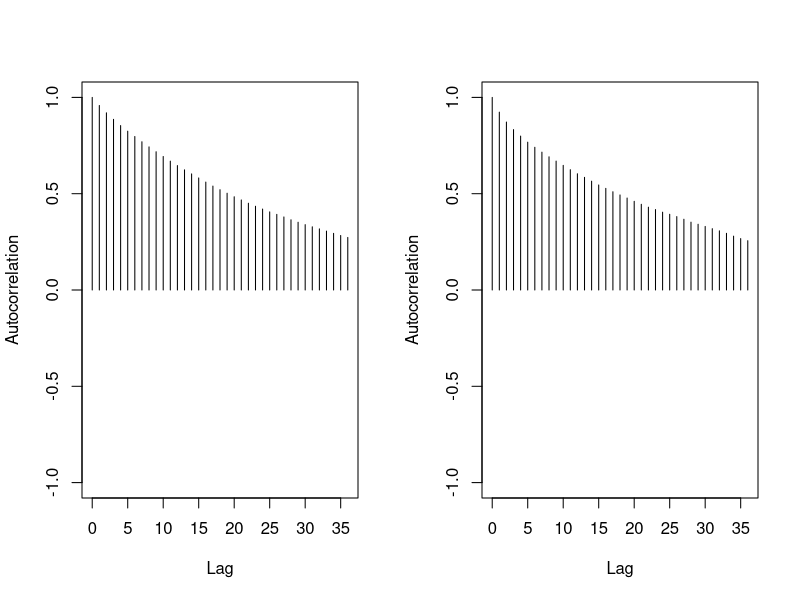
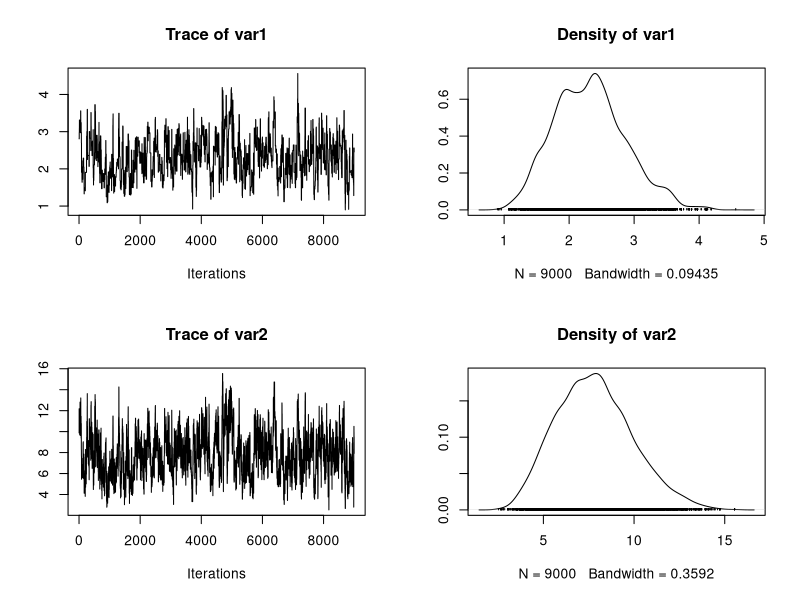
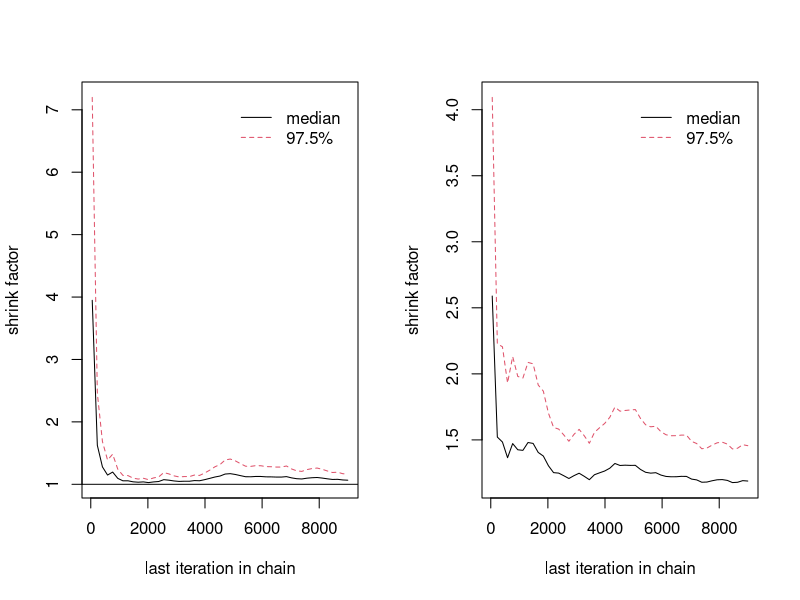
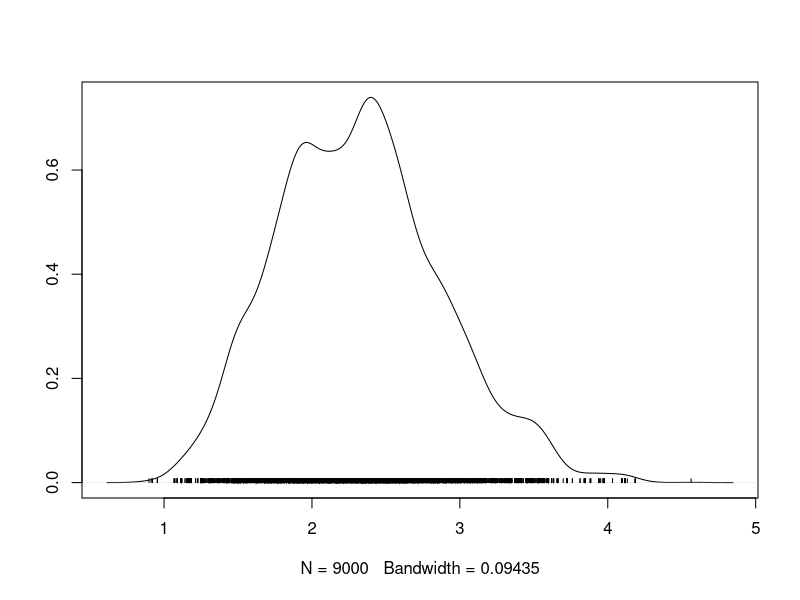
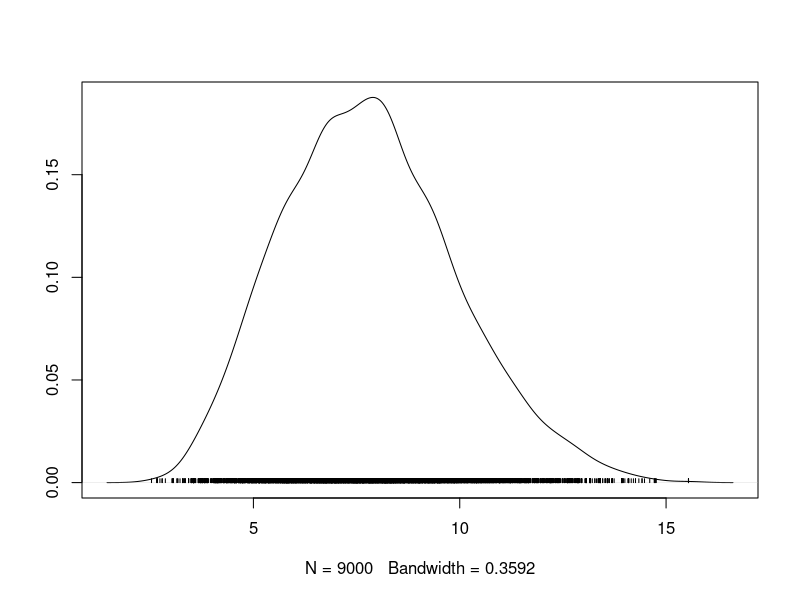

Here is the R script that generated these plots, in order:
TwoDMH <- function(sims, burnin){
  library(coda);
  # generate some data
  data_X = rgamma(30, shape = 1.7, rate = 4.4);
  
  #posterior probability
  post_prob = function(x){                    
    prior = sqrt(x[1]*trigamma(x[1])-1)/x[2];
    m=1;
    for(j in data_X){
      m = m * dgamma(j, shape=x[1],rate=x[2])
    }
    prob_pos=m*prior;
    return (prob_pos)
  }
  
  
  #initial point
  theta.current <- c(2, 2)
  
  #define RWMH function
  theta.mh <- matrix(NA, nrow = sims, ncol = 2)
  theta.update <- function(index,theta.current) {
    
    if (index == 1){
      theta.can <- abs(rnorm(1, theta.current[1], 2));
      theta.can =c(theta.can,theta.current[2]);
    }
    else{
      theta.can <- abs(rnorm(1, theta.current[2], 2));
      theta.can =c(theta.current[1],theta.can);
    }
    
    accept.prob <- min(1,post_prob(theta.can)/post_prob(theta.current))
    if(runif(1) <= accept.prob)
      theta.can
    else
      theta.current
  }
  
  
  for(i in 1:sims){
    theta.current <- theta.update(1, theta.current);
    theta.mh[i,1] = theta.current[1];
    theta.current<- theta.update(2, theta.current);
    theta.mh[i,2] = theta.current[2]
  }
  
  res <- mcmc(theta.mh[(1+burnin):sims,])
  cat("Acceptance Rate:", 1-rejectionRate(res), "\n")
  
  return(res)
  
}


mh.draws <- TwoDMH(sims  = 10000, burnin = 1000)
# Summarizing the Posterior Density
summary(mh.draws)
autocorr.plot(mh.draws)
plot(mh.draws)

mh.draws1 <- TwoDMH(sims  = 10000, burnin = 1000)
mh.draws2 <- TwoDMH(sims  = 10000, burnin = 1000)
mh.draws3 <- TwoDMH(sims  = 10000, burnin = 1000)
mh.draws4 <- TwoDMH(sims  = 10000, burnin = 1000)
mh.draws5 <- TwoDMH(sims  = 10000, burnin = 1000)
rwmh.list <- list(mh.draws1, mh.draws2, mh.draws3, mh.draws4, mh.draws5)

# Plotting how PSRF Changes through Iteration
gelman.diag(rwmh.list)
gelman.plot(rwmh.list)

geweke.diag(mh.draws)
heidel.diag(mh.draws)

# calculate 95% HPD intervals
intervals = HPDinterval(mh.draws, prob = 0.95)

# plot the MCMC estimate of the marginal posterior density for each parameter
densplot(mh.draws[,1])
densplot(mh.draws[,2])


